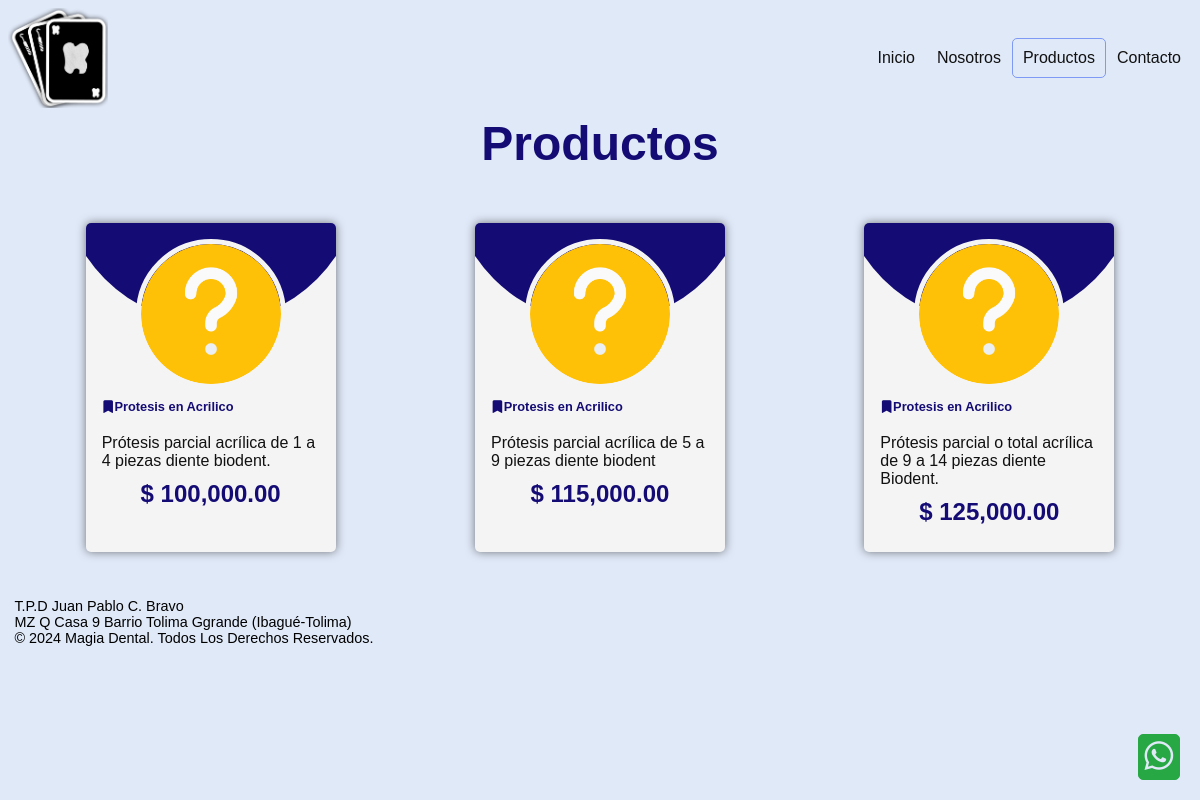
The page /app/product/ on the database its author committed.
### tables this page shows
CREATE TABLE products (
    id INTEGER PRIMARY KEY AUTOINCREMENT,
    category TEXT NOT NULL,
    description TEXT NOT NULL,
    price REAL NOT NULL,
    image TEXT NOT NULL
);

### app/product/index.php (called while the page is built, shortened)
<?php
require_once '../../utils/Document.php';

### views/ProductosView.php (the view, shortened to what this page needs)
<header class="header">
    <?php echo Menu('Productos') ?>
</header>
<main>
    <div class="main_header">
        <h1>Productos</h1>
    </div>
    <div class="main_content">
        <div class="container-card">
            <?php
            $db = new SQLite3('../../server/database.db');
            $sql = "SELECT * FROM products ORDER BY category";
            $result = $db->query($sql);
            while ($row = $result->fetchArray()) {
                $category = $row['category'];
                $description = $row['description'];
                $price = $row['price'];
                $image = $row['image'];
                echo "<div class='card'>";
                echo "<img src='../../static/images/productos/$image' alt='$description'>";
                echo "<div class='card-body'>";
                echo "<h3><i class='bi bi-bookmark-fill'></i><span>$category</span></h3>";
                echo "<p>$description</p>";
                echo "<p class='card-price'>$ " . number_format($price, 2) . "</p>";
                echo "</div>";
                echo "</div>";
            }
            ?>
        </div>
    </div>
</main>

### utils/Document.php (shortened to what this page needs)
<?php
require_once '../../utils/menu.php';
$css = 'css/' . str_replace(' ', '', strtolower(PAGE_NAME)) . '.css';
$p_static = '../../static/';
$p_modules = '../../node_modules/';
$p_views = '../../views/';
$viewName = ucfirst(str_replace(' ', '_', PAGE_NAME)) . 'View.php';
?>
<!DOCTYPE html>
<html lang="es">
<head>
    <link rel="stylesheet" href="<?php echo $p_static . $css ?>?v=<?php echo time() ?>">
    <link rel="stylesheet" href="<?php echo $p_modules ?>bootstrap-icons/font/bootstrap-icons.css">
    <link rel="stylesheet" href="<?php echo $p_modules ?>sweetalert2/dist/sweetalert2.min.css">
</head>
<body>
    <?php
    require_once $p_views . $viewName;
    ?>
    <footer>
        <div class="container">
            <div class="row">
                <div class="col">
                    <p>
                        T.P.D Juan Pablo C. Bravo
                    </p>
                    <p>
                        MZ Q Casa 9 Barrio Tolima Ggrande (Ibagué-Tolima)
                    </p>
                    <p class="copy">
                        &copy; <?php echo date('Y') ?> Magia Dental. Todos los derechos reservados.
                    </p>
                </div>
            </div>
        </div>
        <a href="http://wa.me/573208482825" class="btn btn-primary btn-whatsapp" target="_blank">
            <i class="bi bi-whatsapp"></i>
        </a>
    </footer>
</body>
</html>

### utils/menu.php
<?php
function Menu($active)
{
    $menu = [
        'Inicio' => '../home/',
        'Nosotros' => '../about/',
        'Productos' => '../product/',
        'Contacto' => '../contact/'
    ];
    $menuHTML = '<div class="content-menu">
        <div class="logo">
            <img src="../../assets/logo.png" alt="Logo">
        </div>
        <nav class="nav">
            <div class="nav-menu">
                <button class="btn-menu">
                    <i class="bi bi-list"></i>
                </button>
            </div>
            <div class="nav-list">
                <ul class="nav-ul">';
    foreach ($menu as $key => $value) {
        $menuHTML .= '<li class="nav-item">
                        <a class="nav-link ' . ($active == $key ? 'active' : '') . '" href="' . $value . '">' . $key . '</a>
                    </li>';
    }
    $menuHTML .= '</ul>
            </div>
        </nav>
    </div>';
    return $menuHTML;
}

### static/css/productos.css (style rules this page uses)
*, *::before, *::after { box-sizing: border-box; margin: 0; padding: 0; font-family: sans-serif; }
.header { padding: 0.5em; }
.header .content-menu { display: flex; justify-content: space-between; align-items: center; }
.header .content-menu .logo { width: 100px; height: 100px; }
.header .content-menu .logo img { width: 100%; height: 100%; }
.header .content-menu .nav { position: relative; z-index: 1000; }
.header .content-menu .nav .nav-list { position: absolute; background-color: #140C74; width: 0vw; max-width: 0px; right: 0px; border-radius: 5px; overflow: hidden; transition: 0.5s; animation-direction: reverse; }
.header .content-menu .nav .nav-list ul { list-style: none; display: flex; flex-direction: column; margin: 1em; }
.header .content-menu .nav .nav-list ul li { display: inline-block; }
.header .content-menu .nav .nav-list ul li a { width: 100%; display: inline-block; color: #fff; text-decoration: none; border-radius: 5px; transition: 0.5s; padding: 10px; border: 1px solid transparent; }
.header .content-menu .nav .nav-list ul li a.active { background-color: #7E9AF4; }
footer { padding: 1em; text-transform: capitalize; font-size: 0.9em; margin-bottom: 1em; }
footer p { text-transform: capitalize; }
footer .btn-whatsapp { position: fixed; bottom: 20px; right: 20px; background-color: #28a745; color: #E0E9F8; font-size: 2em; padding: 0.2em; border-radius: 5px; text-decoration: none; transition: 0.5s; border: 1px solid #28a745; z-index: 1; }
@media screen and (min-width: 768px) { .header .content-menu .nav .nav-list { position: static; background-color: transparent; width: auto; max-width: none; overflow: visible; } }
@media screen and (min-width: 768px) { .header .content-menu .nav .nav-list ul { display: flex; flex-direction: row; margin: 0; } }
@media screen and (min-width: 768px) { .header .content-menu .nav .nav-list ul li a { color: #111; } }
@media screen and (min-width: 768px) { .header .content-menu .nav .nav-list ul li a.active { border-color: #7E9AF4; background-color: transparent; } }
body { background-color: #E0E9F8; }
main .main_header { text-align: center; }
main .main_header h1 { font-size: 3rem; font-weight: 700; color: #140C74; margin-bottom: 20px; text-align: center; }
.container-card { display: flex; flex-wrap: wrap; justify-content: space-around; padding: 1em; }
.container-card .card { width: 250px; background-color: #f4f4f4; padding: 1em; display: flex; flex-direction: column; align-items: center; border-radius: 5px; box-shadow: 0 0 10px rgba(0, 0, 0, 0.5); margin: 1em; overflow: hidden; position: relative; }
.container-card .card img { width: 150px; height: 150px; object-fit: cover; position: relative; z-index: 2; border-radius: 50%; border: 5px solid #f4f4f4; }
.container-card .card h3 { font-size: 0.8rem; color: #140C74; margin-bottom: 10px; margin-top: 10px; }
.container-card .card p { font-size: 1rem; color: #111; margin-top: 20px; }
.container-card .card .card-price { font-size: 1.5rem; color: #140C74; margin-top: 10px; margin-bottom: 10px; text-align: center; font-weight: 700; }

### rows shown on the page
products: image (placeholder picture), category "Protesis en Acrilico", description "Prótesis parcial acrílica de 1 a 4 piezas diente biodent.", price "100,000.00"
products: image (placeholder picture), category "Protesis en Acrilico", description "Prótesis parcial acrílica de 5 a 9 piezas diente biodent", price "115,000.00"
products: image (placeholder picture), category "Protesis en Acrilico", description "Prótesis parcial o total acrílica de 9 a 14 piezas diente Biodent.", price "125,000.00"

### other values the page prints
$key "Inicio"
$key "Nosotros"
$key "Productos"
$key "Contacto"
